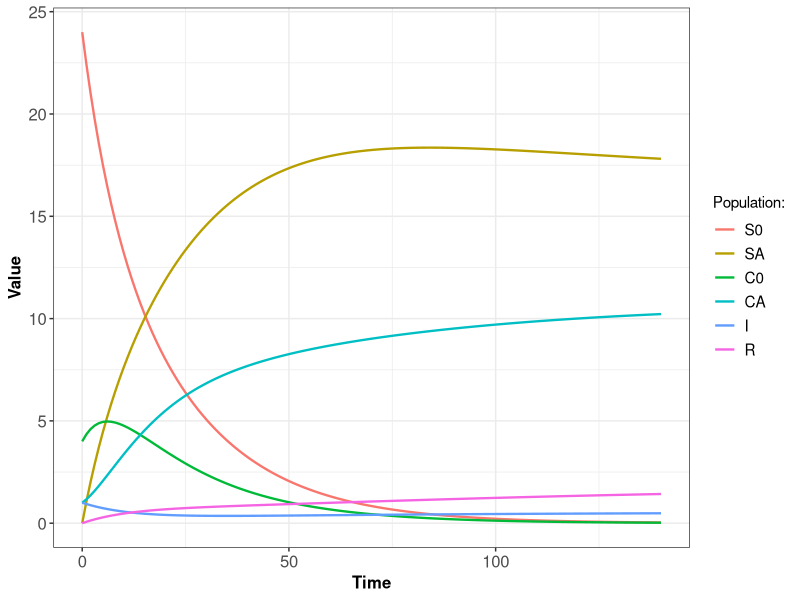

Reproduce this figure in R.
###Paquets
library(deSolve)
library(ggplot2)
library(reshape2)
library(dplyr)

###Model (method2)
cdiff_model <- function(t, pop, params) {
  
  with(as.list(c(pop, params)), {
  
    #population totale
    N = S0 + SA + C0 + CA + I + R
    
    #force d'infection
    lambda = beta * (C0 + CA + nu*I)/N
    
    #equations diff
    dS0 <- -lambda*S0 + gamma*C0 - tau*S0 
    dSA <- -lambda*SA + gamma*CA + tau*S0 + phi*R
    dC0 <- lambda*S0 - gamma*C0 - sigma*C0 - tau*C0
    dCA <- lambda*SA - gamma*CA - sigma_A*CA + tau*C0
    dI <- sigma*C0  + sigma_A*CA - epsilon*I + sigma_A*R
    dR <-  epsilon*I - sigma_A*R - phi*R
    
    res<-c(dS0, dSA, dC0, dCA, dI, dR)
    
    list(res)
    
  })

}

# Paramètres
beta=0.021
nu=36
gamma=0.03
sigma=0.000445
sigma_A=sigma*6.67
tau=0.044
epsilon=0.07
phi=0.018

#Simulation
dt=1
Tmax=140

# Conditions initiales
N=30
I_0=1
R_0=0
C0_0=4
CA_0=1
S0_0=N-C0_0-CA_0-I_0
SA_0=0


# Création des vecteurs à partir des différentes valeurs
times=seq(from=0, to=Tmax, by=dt)
init.cond=c(S0=S0_0, SA=SA_0, C0=C0_0, CA=CA_0, I=I_0, R=R_0) 
params=c(beta, nu, gamma, sigma, sigma_A, tau, epsilon, phi)

# Intégration : fonction lsoda (pour résoudre edo) avec as.data.frame() autour pour un output plus pratique
result <- as.data.frame(lsoda(init.cond, times, cdiff_model, params))

# Méthode ggplot
result %>%
  melt(id = "time") %>%
  ggplot() +
  geom_line(aes(time, value, colour = variable), linewidth = 0.8) +
  theme_bw() +
  theme(axis.text = element_text(size = 12),
        axis.title = element_text(size = 12, face = "bold"),
        legend.text = element_text(size = 11)) +
  labs(x = "Time", y = "Value", colour = "Population:")

# fonction pour enregistrer le plot (enregistre par défaut le dernier plot affiché)
# ggsave("nom_du_plot.png")
